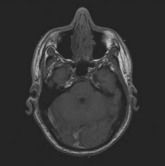
#> input picture Notebook/Images/Screenshot 2025-03-18 093855.png, 165 x 166 px, found by its file name
$ jupyter execute Untitled.ipynb
#> lines starting #> are read from the running program, lines starting #| are printed output that depends on the picture
[cell 1]
import os
import numpy as np
import scipy
from scipy import ndimage
from PIL import Image
import matplotlib.pyplot as plt

[cell 2]
file_name = "Computer-Vision/Notebook/Images/Screenshot 2025-03-18 093855.png"

image = Image.open(file_name)
#> image is the input picture: PIL image 165x166 RGBA; mean R, G, B, A 51.8, 51.8, 51.8, 255

[cell 3]
filter_image = ndimage.median_filter(
    image,
    size=3,
    footprint=None,
    output=None,
    mode='reflect',
    cval=0.0,
    origin=0
)
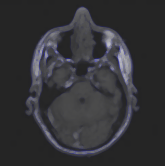
#> filter_image: shape (166, 165, 4); mean R, G, B, A 51.5, 51.5, 54.8, 255

[cell 4]
fig, axes = plt.subplots(1, 2, figsize=(10, 5))
axes[0].imshow(image, cmap='gray')
axes[0].set_title("Original")
axes[0].axis('off')
axes[1].imshow(filter_image, cmap='gray')
axes[1].set_title("Median filter")
axes[1].axis('off')
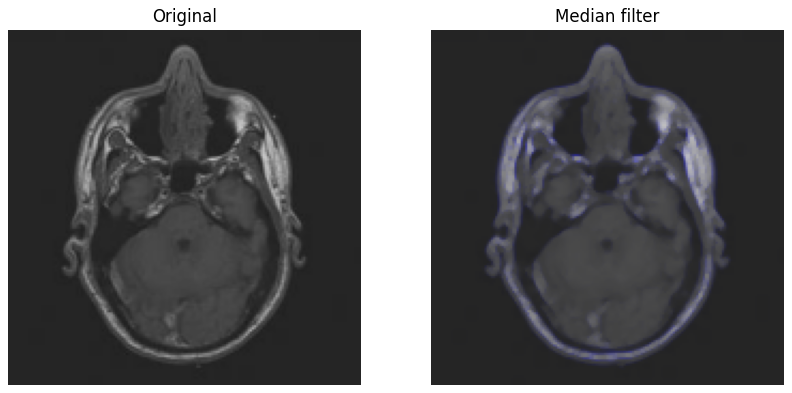
#> figure drawn by matplotlib, 2 panels

$ run again, with Notebook/Images/Screenshot 2025-03-11 091107.png copied over Notebook/Images/Screenshot 2025-03-18 093855.png
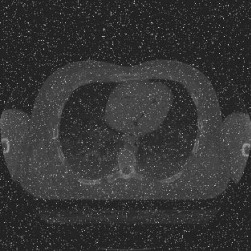
#> input picture Notebook/Images/Screenshot 2025-03-11 091107.png, 251 x 252 px, found by its file name
#> image is the input picture: PIL image 251x252 RGBA; mean R, G, B, A 53.8, 53.8, 53.8, 255
#> `filter_image = ndimage.median_filter( image, size=3, footprint=None, o..`:
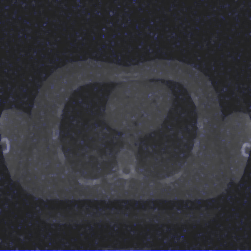
#> filter_image: shape (252, 251, 4); mean R, G, B, A 51.2, 51.2, 57.5, 255
#> `[cell 4] fig, axes = plt.subplots(1, 2, figsize=(10, 5)) axes[0].imsho..`:
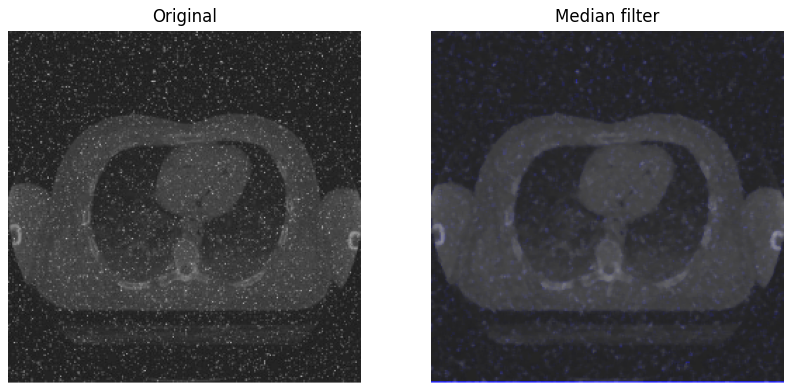
#> figure drawn by matplotlib, 2 panels
